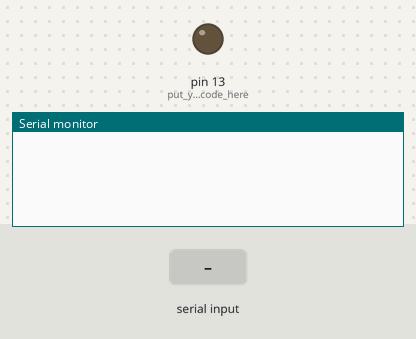
This sketch was run on a simulated Arduino Uno, built with avr-gcc and run on an emulated ATmega328P. Shown: output pins drawn as LEDs (lit = HIGH), the last lines printed to the serial monitor. The test bench sets the inputs (shaded band).

Above: at 1.2 s.
1.3 s: "A" received over Serial
At 2.0 s:
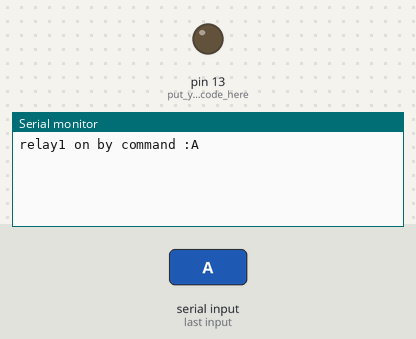
2.8 s: byte 70 ('F') received over Serial
At 3.7 s:
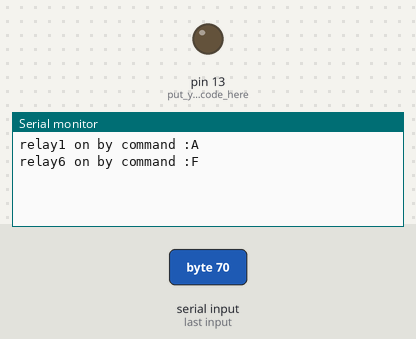
4.3 s: byte 102 ('f') received over Serial
At 4.9 s:
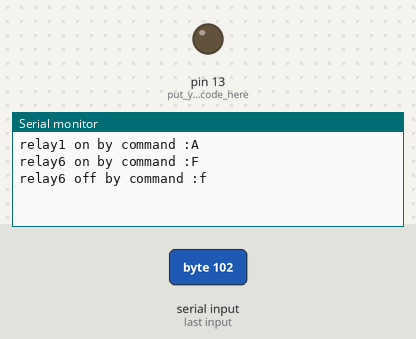
5.8 s: byte 71 ('G') received over Serial
At 7.0 s:
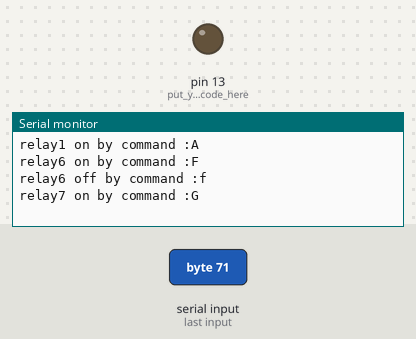
7.3 s: byte 103 ('g') received over Serial
At 8.4 s:
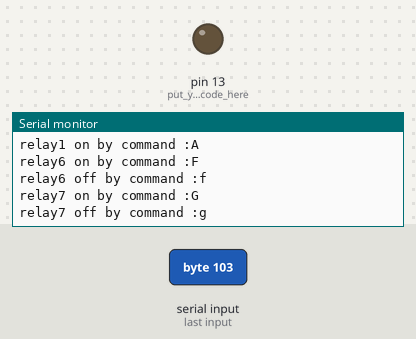
8.8 s: byte 72 ('H') received over Serial
At 9.6 s:
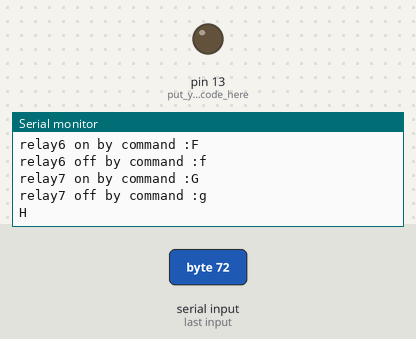

The sketch:

HOME_AUTO.ino
```cpp
int relay1 =3;
int relay2 =4;
int relay3 =5;
int relay4 =6;
int relay5 =7;
int relay6 =8;
int relay7 =9;

void setup() {
  Serial.begin(9600);
  pinMode(LED_BUILTIN, OUTPUT); // put your setup code here, to run once:
}

/*
relay1 -
relay2 -
relay3 -
relay4 -
relay5 -
relay6 -
relay7 -
*/
void loop() {
  // put your main code here, to run repeatedly:
  if (Serial.available() > 0)
  {
    char data = Serial.read(); // reading the data received from the bluetooth module
    switch (data)
    {
      case 'A': digitalWrite(relay1, HIGH);  Serial.print("relay1 on by command :");    break;
      case 'a': digitalWrite(relay1, LOW);   Serial.print("relay1 off by command :");   break;

      case 'B': digitalWrite(relay2, HIGH);  Serial.print("relay2 on by command :");    break;
      case 'b': digitalWrite(relay2, LOW);   Serial.print("relay2 off by command :");   break;

      case 'C': digitalWrite(relay3, HIGH);  Serial.print("relay3 on by command :");    break;
      case 'c': digitalWrite(relay3, LOW);   Serial.print("relay3 off by command :");   break;

      case 'D': digitalWrite(relay4, HIGH);  Serial.print("relay4 on by command :");    break;
      case 'd': digitalWrite(relay4, LOW);   Serial.print("relay4 off by command :");   break;

      case 'E': digitalWrite(relay5, HIGH);  Serial.print("relay5 on by command :");    break;
      case 'e': digitalWrite(relay5, LOW);   Serial.print("relay5 off by command :");   break;

      case 'F': digitalWrite(relay6, HIGH);  Serial.print("relay6 on by command :");    break;
      case 'f': digitalWrite(relay6, LOW);   Serial.print("relay6 off by command :");   break;

      case 'G': digitalWrite(relay7, HIGH);  Serial.print("relay7 on by command :");    break;
      case 'g': digitalWrite(relay7, LOW);   Serial.print("relay7 off by command :");   break;

      case 'H': digitalWrite(relay1, HIGH);
                digitalWrite(relay2, HIGH);
                digitalWrite(relay3, HIGH);
                digitalWrite(relay4, HIGH);
                digitalWrite(relay5, HIGH);
                digitalWrite(relay6, HIGH);
                digitalWrite(relay7, HIGH);
                break;
      case 'h': digitalWrite(relay1, LOW);
                digitalWrite(relay2, LOW);
                digitalWrite(relay3, LOW);
                digitalWrite(relay4, LOW);
                digitalWrite(relay5, LOW);
                digitalWrite(relay6, LOW);
                digitalWrite(relay7, LOW);
                break;

      default : break;
    }
    Serial.println(data);
  }
  delay(50);
}
```

Measured:
- after the input at 1.3 s, the serial monitor: prints a new line after 0.05 s (image 1)
- after the input at 2.8 s, the serial monitor: prints a new line at once (image 2)
- after the input at 4.3 s, the serial monitor: prints a new line at once (image 3)
- after the input at 5.8 s, the serial monitor: prints a new line at once (image 4)
- after the input at 7.3 s, the serial monitor: prints a new line at once (image 5)
- after the input at 8.8 s, the serial monitor: prints a new line at once (image 6)
